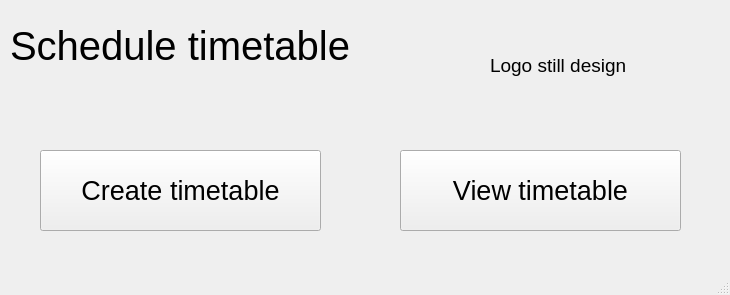
<?xml version="1.0" encoding="UTF-8"?>
<ui version="4.0">
 <class>IntialScreen</class>
 <widget class="QMainWindow" name="IntialScreen">
  <property name="geometry">
   <rect>
    <x>0</x>
    <y>0</y>
    <width>730</width>
    <height>295</height>
   </rect>
  </property>
  <property name="windowTitle">
   <string>MainWindow</string>
  </property>
  <widget class="QWidget" name="centralwidget">
   <widget class="QLabel" name="Title">
    <property name="geometry">
     <rect>
      <x>10</x>
      <y>20</y>
      <width>451</width>
      <height>51</height>
     </rect>
    </property>
    <property name="font">
     <font>
      <pointsize>30</pointsize>
     </font>
    </property>
    <property name="text">
     <string>Schedule timetable</string>
    </property>
   </widget>
   <widget class="QPushButton" name="Createtimetable">
    <property name="geometry">
     <rect>
      <x>40</x>
      <y>150</y>
      <width>281</width>
      <height>81</height>
     </rect>
    </property>
    <property name="font">
     <font>
      <pointsize>20</pointsize>
     </font>
    </property>
    <property name="text">
     <string>Create timetable</string>
    </property>
   </widget>
   <widget class="QPushButton" name="Viewtimetable">
    <property name="geometry">
     <rect>
      <x>400</x>
      <y>150</y>
      <width>281</width>
      <height>81</height>
     </rect>
    </property>
    <property name="font">
     <font>
      <pointsize>20</pointsize>
     </font>
    </property>
    <property name="text">
     <string>View timetable</string>
    </property>
   </widget>
   <widget class="QLabel" name="Logo">
    <property name="geometry">
     <rect>
      <x>490</x>
      <y>40</y>
      <width>221</width>
      <height>51</height>
     </rect>
    </property>
    <property name="font">
     <font>
      <pointsize>14</pointsize>
     </font>
    </property>
    <property name="text">
     <string>Logo still design</string>
    </property>
   </widget>
  </widget>
  <widget class="QMenuBar" name="menubar">
   <property name="geometry">
    <rect>
     <x>0</x>
     <y>0</y>
     <width>730</width>
     <height>26</height>
    </rect>
   </property>
  </widget>
  <widget class="QStatusBar" name="statusbar"/>
 </widget>
 <resources/>
 <connections/>
</ui>
